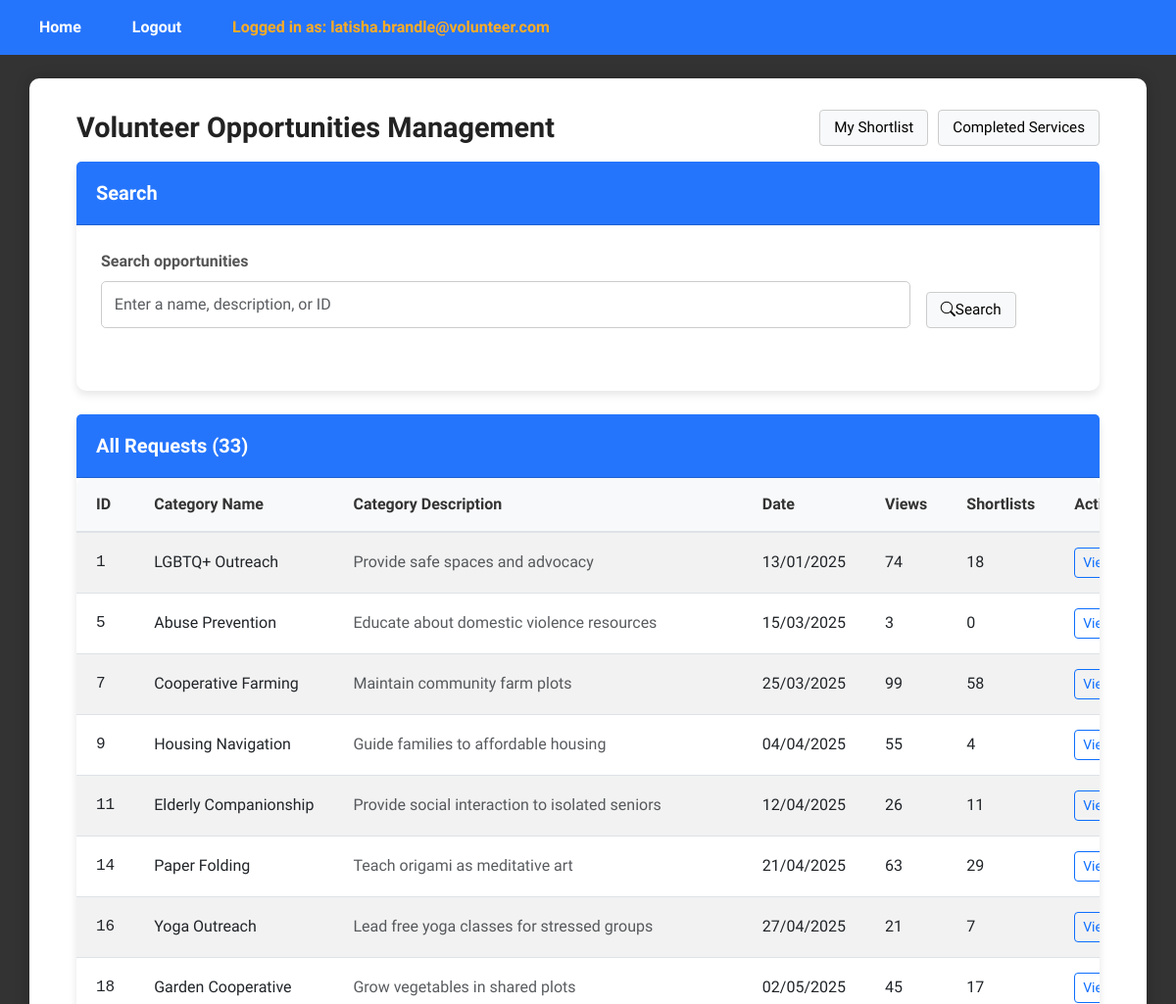
The app's page /ViewOpportunitiesPage (signed in, upper part), older data.
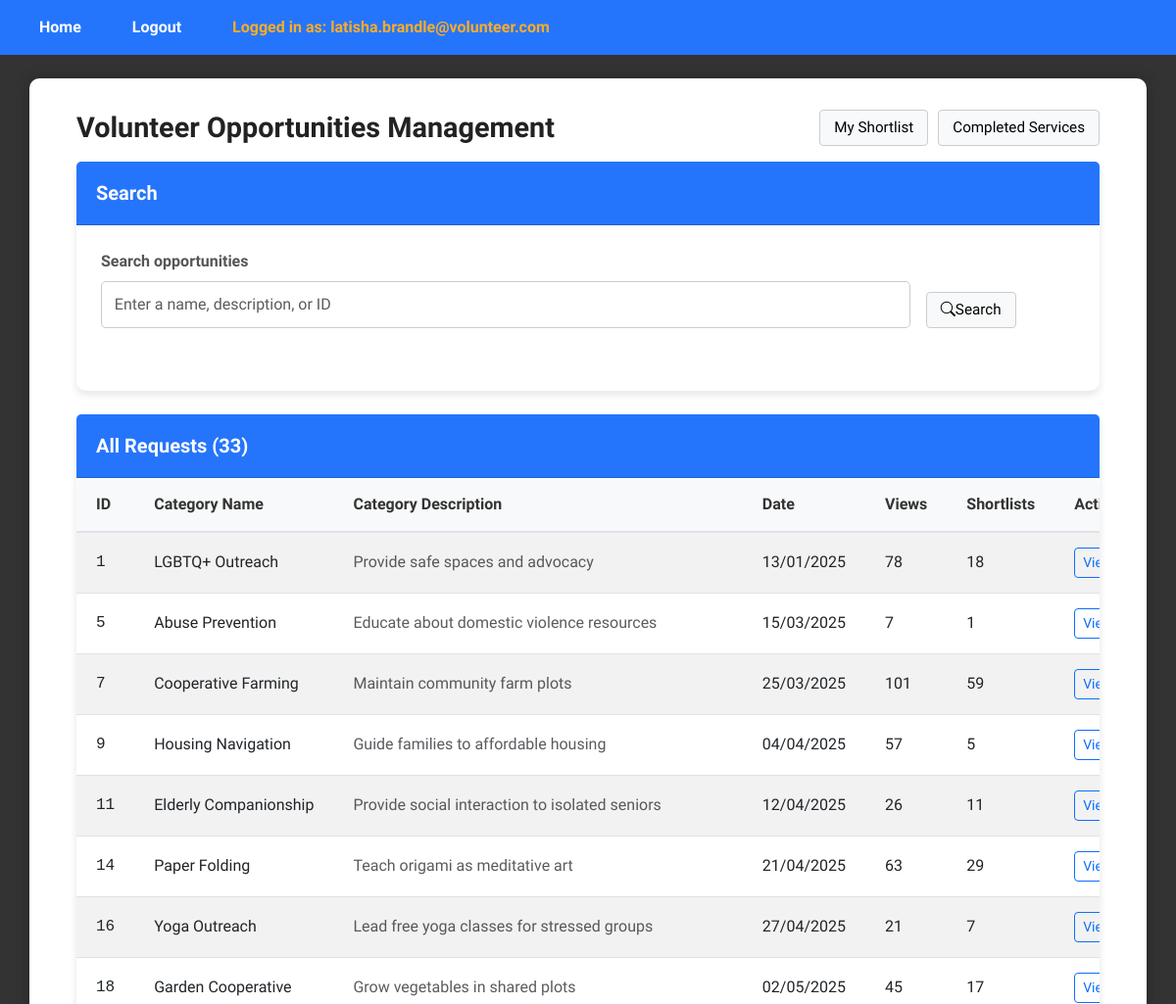
The same page, newer data.
### tables this page shows
CREATE TABLE request (
    request_id INTEGER PRIMARY KEY AUTOINCREMENT,
    pin_user_id INT,
    csrrep_user_id INT DEFAULT NULL,
    category_id INT,
    request_status BOOLEAN, --0 means uncompleted, 1 means completed
    request_date DATETIME,
    request_view_count INT,
    request_shortlist_count INT,
    FOREIGN KEY (pin_user_id) REFERENCES user(user_id),
    FOREIGN KEY (csrrep_user_id) REFERENCES user(user_id),
    FOREIGN KEY (category_id) REFERENCES category(category_id)
);

CREATE TABLE category (
    category_id INTEGER PRIMARY KEY AUTOINCREMENT,
    category_name VARCHAR(30),
    category_desc TEXT
);

### app.py (the view)
@app.route("/ViewOpportunitiesPage", methods=["GET" , "POST"])
def viewOpportunitiesPage():
    if 'email' not in session:
        return redirect(url_for('login'))
    if session['role_id'] != 4:  # Assuming CSR Rep
        return redirect(url_for('login'))
    view_controller = ViewRequestController(session['user_id'],session['role_id'])
    requests = view_controller.viewRequests(session['user_id'],session['role_id'])
    search_controller = SearchOpportunitiesController()
    keyword = (request.args.get('opportunity_keyword') or "").strip()
    if keyword:
        requests = search_controller.searchOpportunities(keyword)
    return render_template("csr/ViewOpportunitiesPage.html",keyword=keyword, requests=requests)

### controllers/pin/ViewRequestController.py (called while the page is built)
    def viewRequests(self, user_id, role_id):
        request = Request()
        return request.viewRequests(user_id, role_id)

### database/database_management.py (called while the page is built)
def dbConnection():
    return sqlite3.connect("database/volunteer_system.db")

### entities/Request.py (called while the page is built, shortened)
    def viewRequests(self, user_id, role_id):
        conn = database_management.dbConnection()
        conn.row_factory = sqlite3.Row
        cursor = conn.cursor()
        if role_id == (4):
            cursor.execute("""
                SELECT r.*, c.category_name, c.category_desc
                FROM request r
                LEFT JOIN category c ON r.category_id = c.category_id
                WHERE r.request_status = 0
            """)
        rows = cursor.fetchall()
        conn.close()
        return [Request(**dict(row)) for row in rows] if rows else []

### templates/csr/ViewOpportunitiesPage.html (shortened to what this page needs)
{% extends "layout.html" %}
{% block content %}
<div class="dashboard-wrapper">
  <div class="d-flex justify-content-between align-items-center mb-3">
  <h1 class="m-0">Volunteer Opportunities Management</h1>
  <div class="d-flex align-items-center" style="gap: 10px;">
    <a href="{{ url_for('viewShortlistOpportunitiesPage') }}" class="plain-btn">
      My Shortlist
    </a>
    <a href="{{ url_for('viewCompletedServicesPage') }}" class="plain-btn">
      Completed Services
    </a>
  </div>
</div>
  <form class="card mb-4" method="get" action="{{ url_for('viewOpportunitiesPage') }}">
    <div class="card-header">
      <h5 class="m-0">Search</h5>
    </div>
    <div class="card-body row g-3">
      <div class="col-md-10">
        <label class="form-label">Search opportunities</label>
        <input id="opportunityKeywordInput" name="opportunity_keyword"
               value="{{ request.args.get('opportunity_keyword','') }}"
               type="text" class="form-control"
               placeholder="Enter a name, description, or ID">
      </div>
      <div class="col-md-2 d-flex align-items-end">
        <button class="plain-btn" type="submit"><i class="bi bi-search"></i>Search</button>
      </div>
    </div>
  </form>
    {% if not requests %}
      <h2 style="text-align:center;">No requests found!</h2>
    {% else %}
    <div class="card">
      <div class="card-header d-flex justify-content-between align-items-center">
        <h5 class="m-0">All Requests ({{ requests|length }})</h5>
      </div>
      <div class="card-body p-0">
        <div class="table-responsive">
          <table class="table table-striped table-hover m-0 align-middle">
  <thead class="table-light">
    <tr>
      <th style="width: 80px;">ID</th>
      <th style="width: 200px;">Category Name</th>
      <th>Category Description</th>
      <th style="width: 160px;">Date</th>
      <th class="compact-column" style="width: 80px;">Views</th>
      <th class="compact-column" style="width: 90px;">Shortlists</th>
      <th style="width: 140px;">Actions</th>
    </tr>
  </thead>
  <tbody>
  {% for r in requests %}
  <tr>
    <td class="text-monospace">{{ r.request_id }}</td>
    <td>
      {% if r.category_name %}
        {{ r.category_name }}
      {% elif category_map %}
        {{ category_map.get(r.category_id, {}).category_name if category_map.get(r.category_id) else 'Category ' ~ r.category_id }}
      {% else %}
        Category {{ r.category_id }}
      {% endif %}
    </td>
    <td>
      {% if r.category_desc %}
        <span class="text-muted">{{ r.category_desc }}</span>
      {% elif category_map and category_map.get(r.category_id) %}
        <span class="text-muted">{{ category_map.get(r.category_id).category_desc }}</span>
      {% else %}
        <span class="text-muted">-</span>
      {% endif %}
    </td>
    <td>{{ r.request_date }}</td>
    <td class="compact-column">{{ r.request_view_count }}</td>
    <td class="compact-column">{{ r.request_shortlist_count }}</td>
    <td class="compact-column">
      <a href="{{ url_for('viewOpportunitiesDetailsPage', request_id=r.request_id) }}"
         class="btn btn-sm btn-outline-primary">
        View details
      </a>
    </td>
  </tr>
  {% endfor %}
</tbody>
</table>
        </div>
      </div>
  </div>
  {% endif %}
</div>
{% endblock %}

Row changes from the older to the newer data that the page shows:
changed request "LGBTQ+ Outreach": request_view_count "74" → "78"
changed request "Abuse Prevention": request_view_count "3" → "7"; request_shortlist_count "0" → "1"
changed request "Cooperative Farming": request_view_count "99" → "101"; request_shortlist_count "58" → "59"
changed request "Housing Navigation": request_view_count "55" → "57"; request_shortlist_count "4" → "5"
